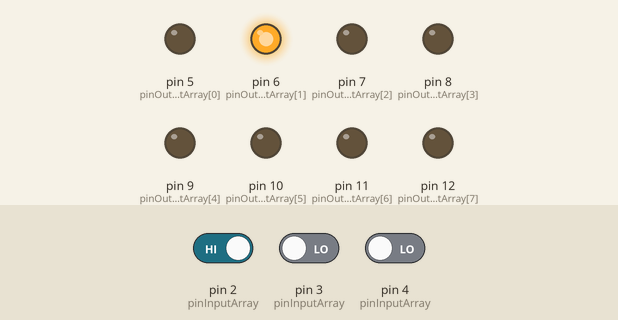
This sketch was run on a simulated Arduino Uno, built with avr-gcc and run on an emulated ATmega328P. Shown: output pins drawn as LEDs (lit = HIGH). Inputs (shaded band) come from the test bench; at power-on: pin 2 (pinInputArray) HIGH, pin 3 (pinInputArray) LOW, pin 4 (pinInputArray) LOW.

Above: at 1.2 s.
1.3 s: pin 2 (pinInputArray) driven LOW
At 1.8 s:
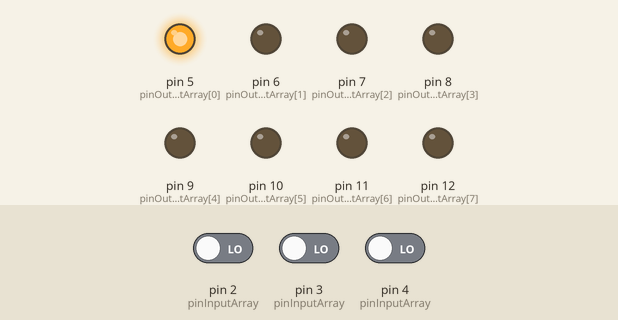
2.8 s: pin 3 (pinInputArray) driven HIGH
At 4.0 s:
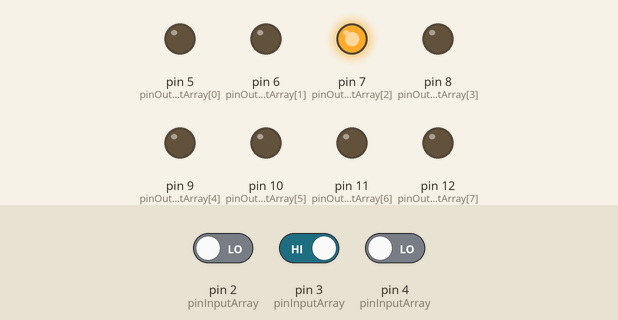
4.3 s: pin 4 (pinInputArray) driven HIGH
At 5.3 s:
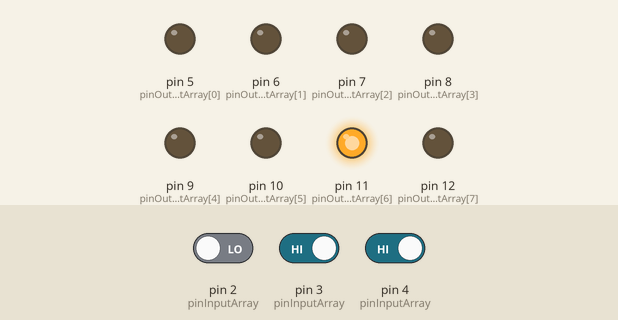
5.8 s: pin 2 (pinInputArray) driven HIGH
At 6.4 s:
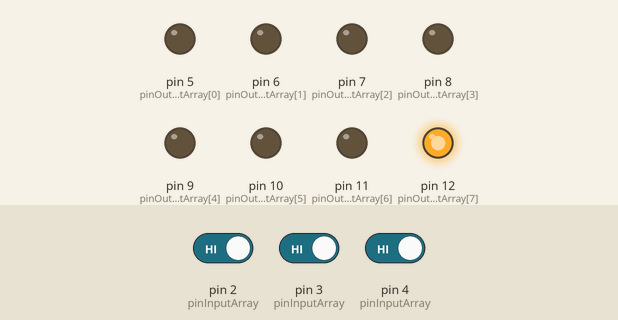
7.3 s: pin 3 (pinInputArray) driven LOW
At 8.5 s:
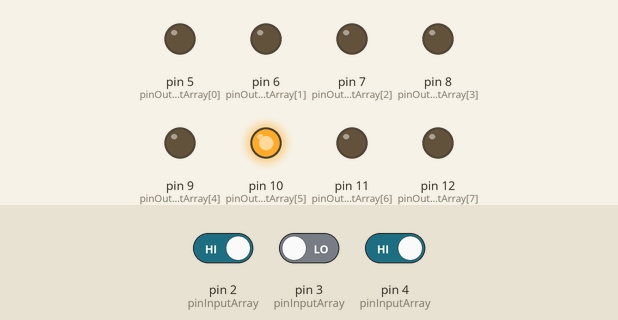
8.8 s: pin 2 (pinInputArray) driven LOW
At 9.9 s:
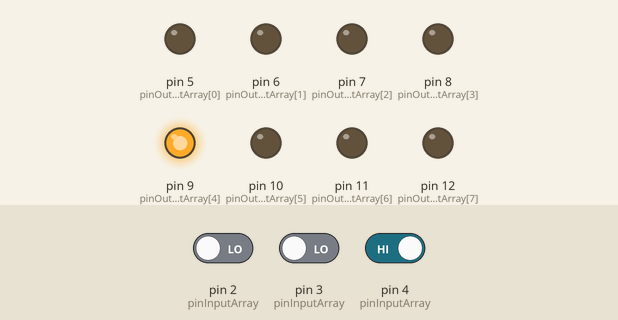
Timing chart, 0 to 11.3 s (numbered marks = the images above; inputs shaded):
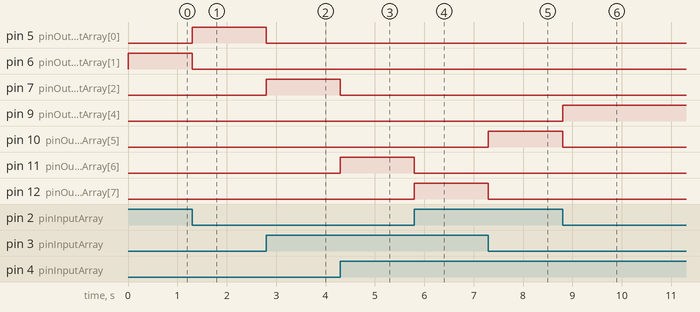

The sketch:

sketch_nov27d.ino
```cpp
int pinInputArray[] =  {2, 3, 4};
int pinOutputArray[] = {5, 6, 7, 8, 9, 10, 11, 12};

void setup() {
  // put your setup code here, to run once:
  Serial.begin(9600);
  for (int i = 0; i < 8; i++) {
    pinMode(pinOutputArray[i], OUTPUT);
  }
  for (int i = 0; i < 3; i++) {
    pinMode(i, INPUT);
  }
}

void loop() {
  int state0 = digitalRead(2);
  int state1 = digitalRead(3);
  int state2 = digitalRead(4);
  if ((state0 == LOW) && (state1 == LOW) &&
      (state2 == LOW)) {
    LEDOutputs(HIGH, LOW, LOW, LOW, LOW, LOW, LOW, LOW);
  }
  if ((state0== HIGH) && (state1 == LOW) &&
      (state2 == LOW)) {
    LEDOutputs(LOW, HIGH, LOW, LOW, LOW, LOW, LOW, LOW);
  }
  if ((state0 == LOW) && (state1 == HIGH) &&
      (state2 == LOW)) {
    LEDOutputs(LOW , LOW, HIGH , LOW, LOW, LOW, LOW, LOW);
  }
  if ((state0 == HIGH) && (state1 == HIGH) &&
      (state2 == LOW)) {
    LEDOutputs(LOW, LOW, LOW, HIGH, LOW, LOW, LOW, LOW);
  }
  if ((state0 == LOW) && (state1 == LOW) &&
         (state2 == HIGH)) {
    LEDOutputs(LOW, LOW, LOW, LOW, HIGH, LOW, LOW, LOW);
  }

  if ((state0 == HIGH) && (state1 == LOW) &&
      (state2 == HIGH)) {
    LEDOutputs(LOW, LOW, LOW, LOW, LOW, HIGH, LOW, LOW);

  }  if ((state0 == LOW) && (state1 == HIGH) &&
         (state2 == HIGH)) {
    LEDOutputs(LOW, LOW, LOW, LOW, LOW, LOW, HIGH, LOW);
  }

  if ((state0 == HIGH) && (state1 == HIGH) &&
      (state2 == HIGH)) {
    LEDOutputs(LOW, LOW, LOW, LOW, LOW, LOW, LOW, HIGH);
  }
}

void LEDOutputs(int led0, int led1, int led2, int led3, int led4, int led5, int led6, int led7 ) {
  digitalWrite(pinOutputArray[0], led0);
  digitalWrite(pinOutputArray[1], led1);
  digitalWrite(pinOutputArray[2], led2);
  digitalWrite(pinOutputArray[3], led3);
  digitalWrite(pinOutputArray[4], led4);
  digitalWrite(pinOutputArray[5], led5);
  digitalWrite(pinOutputArray[6], led6);
  digitalWrite(pinOutputArray[7], led7);
}
```

Measured:
- after the input at 1.3 s, pin 5 (pinOutputArray[0]): LOW → HIGH at once; pin 6 (pinOutputArray[1]): HIGH → LOW at once
- after the input at 2.8 s, pin 5 (pinOutputArray[0]): HIGH → LOW at once; pin 7 (pinOutputArray[2]): LOW → HIGH at once
- after the input at 4.3 s, pin 7 (pinOutputArray[2]): HIGH → LOW at once; pin 11 (pinOutputArray[6]): LOW → HIGH at once
- after the input at 5.8 s, pin 11 (pinOutputArray[6]): HIGH → LOW at once; pin 12 (pinOutputArray[7]): LOW → HIGH at once
- after the input at 7.3 s, pin 10 (pinOutputArray[5]): LOW → HIGH at once; pin 12 (pinOutputArray[7]): HIGH → LOW at once
- after the input at 8.8 s, pin 9 (pinOutputArray[4]): LOW → HIGH at once; pin 10 (pinOutputArray[5]): HIGH → LOW at once
